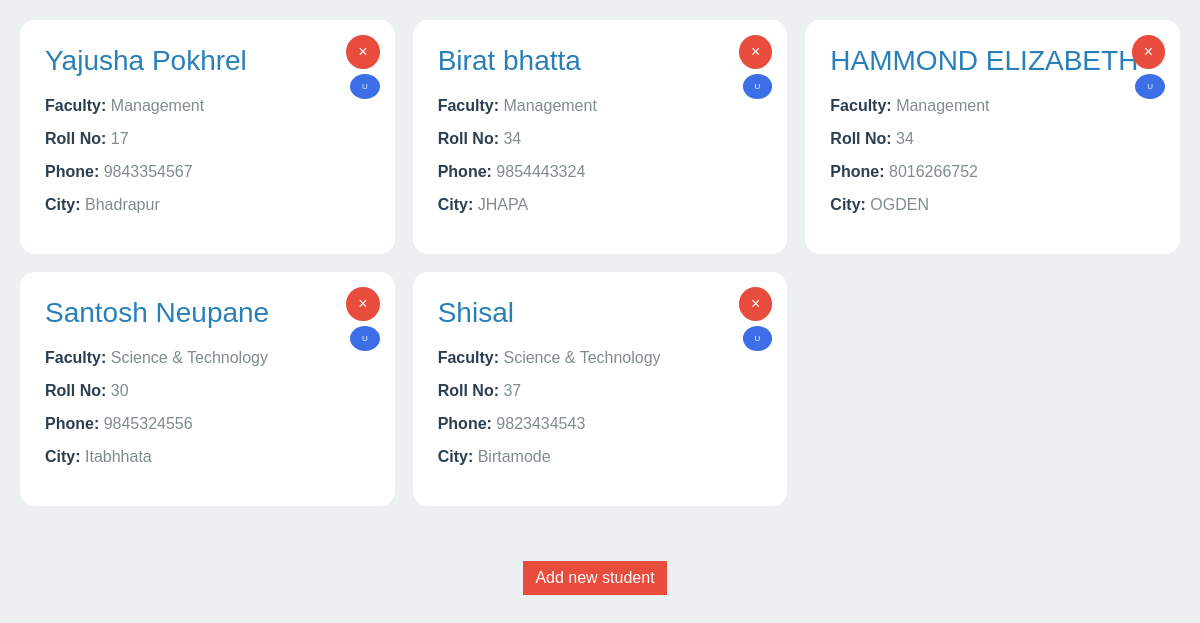
The app's page /student/, older data.
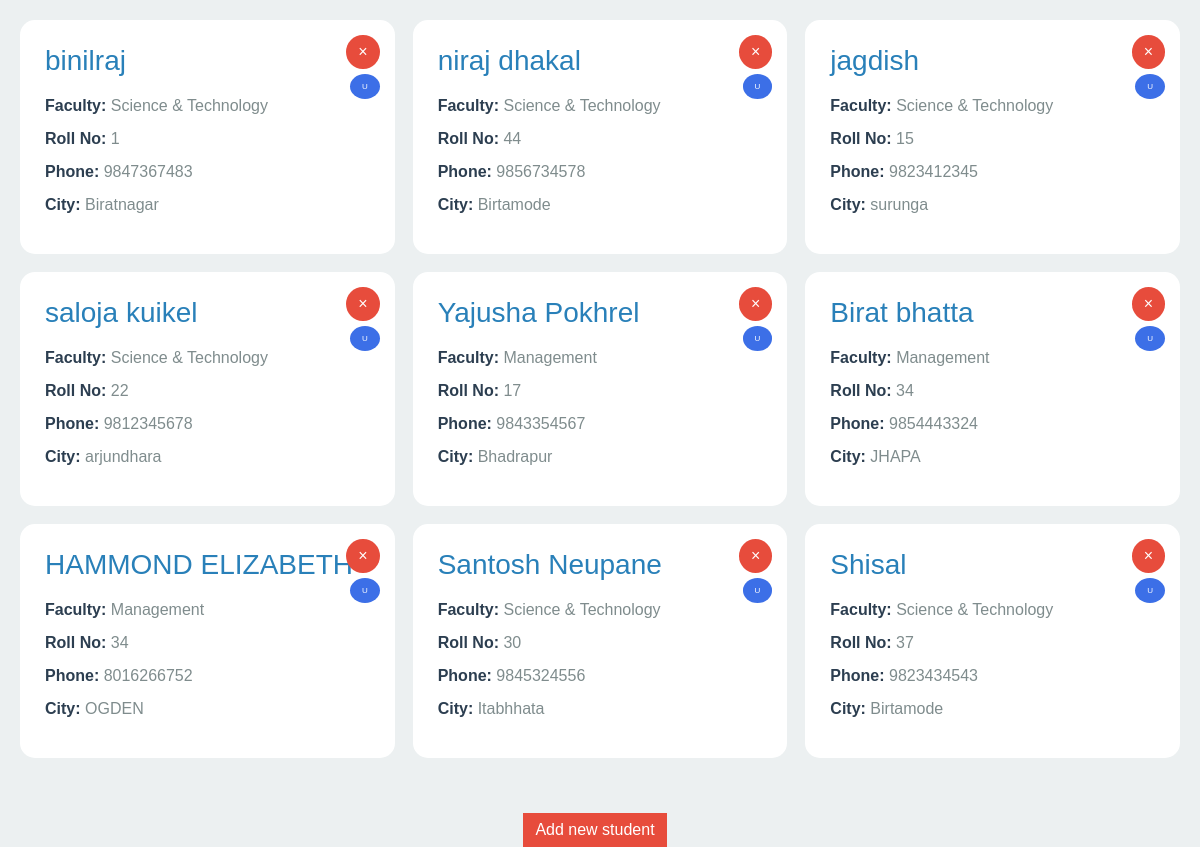
The same page, newer data.
### app/models.py (models this page shows, shortened)
class Student(models.Model):
    user = models.ForeignKey(User, on_delete=models.CASCADE,default=1,blank=True,null=True)
    name = models.CharField(max_length=50)
    age = models.IntegerField()
    roll = models.IntegerField()
    phone = models.CharField(max_length=10)
    city = models.CharField(max_length=100)
    faculty_choices = (
        ('Management','Management'),
        ('Science & Technology','Science & Technology'),
    )
    marks = models.IntegerField()
    programme_choices = (
        ('BBA','BBA'),
        ('BCA','BCA'),
        ('MCA','MCA'),
        ('MBA','MBA'),
    )
    faculty = models.CharField(max_length=50, choices=faculty_choices)
    programme = models.CharField(max_length=20, choices=programme_choices)

### app/views.py (the view)
# urls.py: path('student/',views.student, name='student'),
def student(request):
    students = Student.objects.all().order_by('-id')
    return render(request, 'student.html', {'students':students})

### templates/student.html (shortened to what this page needs)
<!DOCTYPE html>
<html lang="en">
<head>
</head>
<body>
    <div class="grid-container" id="content">
        {% for student in students %}
        <div class="student-card">
            <a href="/delete/{{student.id}}"><button class="delete-btn">&times;</button></a>
            <a href="/update/{{student.id}}"><button class = "update">U </button></a>
            <div class="student-name">{{student.name}}</div>
            <div class="student-info"><span>Faculty:</span> {{student.faculty}}</div>
            <div class="student-info"><span>Roll No:</span> {{student.roll}}</div>
            <div class="student-info"><span>Phone:</span> {{student.phone}}</div>
            <div class="student-info"><span>City:</span> {{student.city}}</div>
        </div>
        {% endfor %}
    </div>
    <div class = "main">
    <div>
        <a href="/create/"><button class ="add-new">Add new student</button></a>
    </div>
    </div>
</body>
</html>

### templates/student.html (style rules this page uses)
body { font-family: 'Arial', sans-serif; background: #ecf0f1; margin: 0; padding: 20px; overflow: hidden; }
.grid-container { display: grid; grid-template-columns: repeat(auto-fit, minmax(280px, 1fr)); gap: 18px; opacity: 0; animation: fadeIn 0.5s forwards; animation-delay: 2.5s; }
.student-card { background: #fff; box-shadow: 2 8px 15px rgba(0, 0, 0, 0.2); border-radius: 15px; padding: 25px; transition: transform 0.3s ease, box-shadow 0.3s ease; position: relative; overflow: hidden; }
.student-info { margin-bottom: 15px; color: #7f8c8d; }
.student-info span { font-weight: bold; color: #2c3e50; }
.student-name { font-size: 1.75em; margin-bottom: 20px; color: #2980b9; }
.delete-btn { position: absolute; top: 15px; right: 15px; background-color: #e74c3c; color: white; border: none; padding: 8px 12px; border-radius: 50%; cursor: pointer; font-size: 1em; transition: background-color 0.3s ease, transform 0.3s ease; }
.update { position: absolute; top: 54px; right: 15px; background-color: #3c6fe7; color: white; border: none; padding: 8px 12px; border-radius: 50%; cursor: pointer; font-size: 8px; transition: background-color 0.3s ease, transform 0.3s ease; }
.add-new { position:relative; top: 55px; right: 5px; background-color: #e74c3c; color: white; border: none; padding: 8px 12px; cursor: pointer; font-size: 1em; transition: background-color 0.3s ease, transform 0.3s ease; }
.main { display: flex; justify-content: center; align-items: center; }

Row changes from the older to the newer data that the page shows:
added Student: name "binilraj", faculty "Science & Technology", roll "1", phone "9847367483", city "Biratnagar"
added Student: name "niraj dhakal", faculty "Science & Technology", roll "44", phone "9856734578", city "Birtamode"
added Student: name "jagdish", faculty "Science & Technology", roll "15", phone "9823412345", city "surunga"
added Student: name "saloja kuikel", faculty "Science & Technology", roll "22", phone "9812345678", city "arjundhara"
